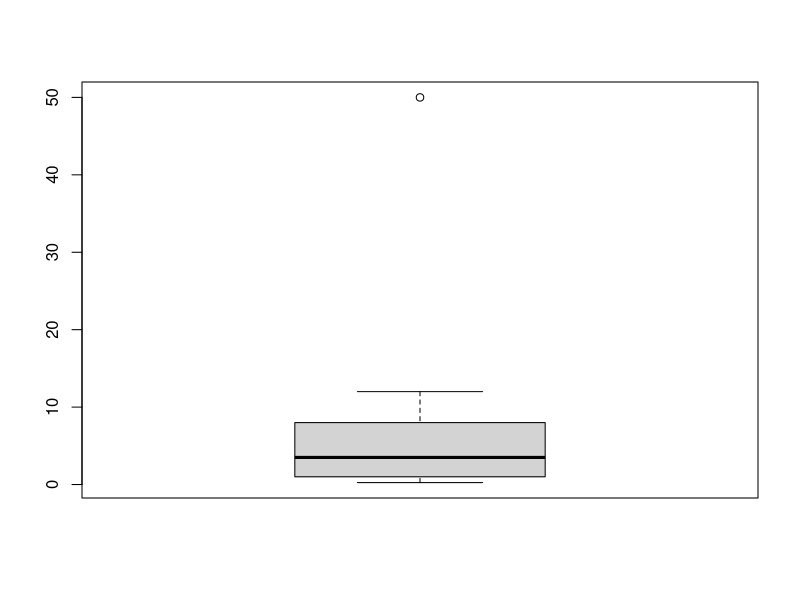
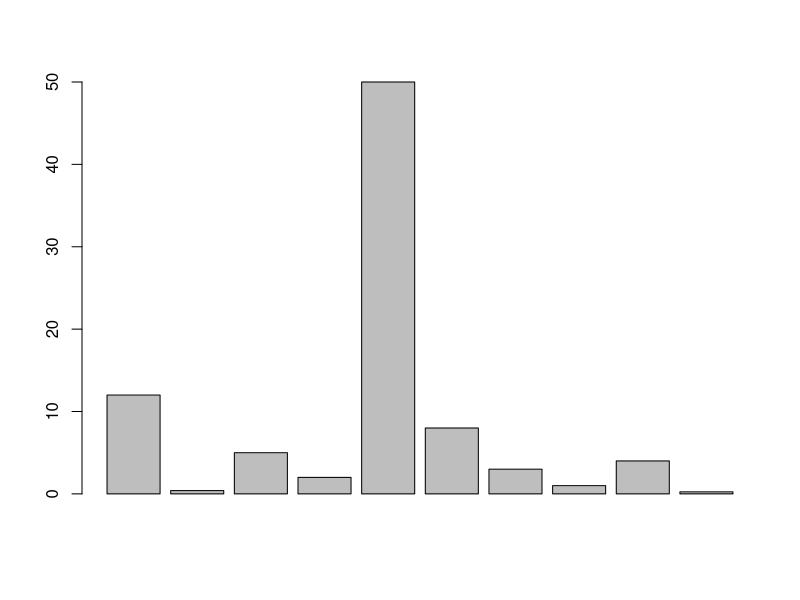
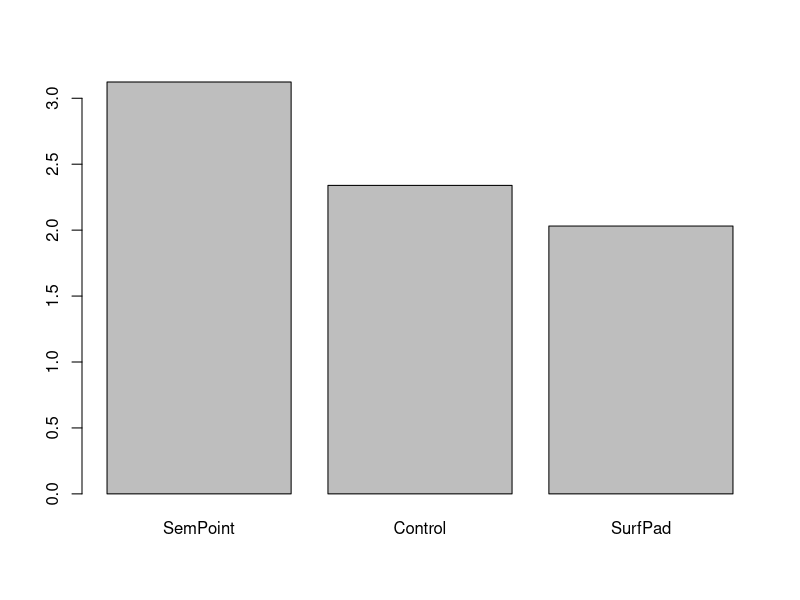
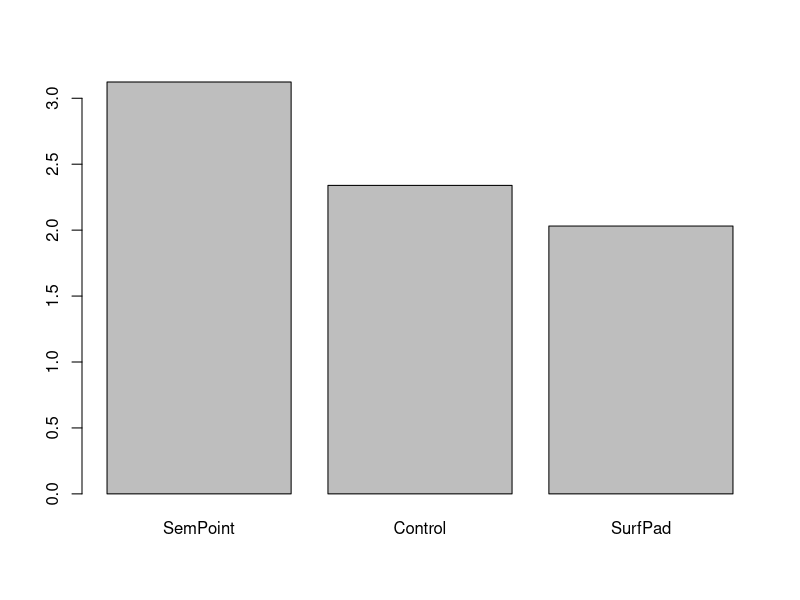
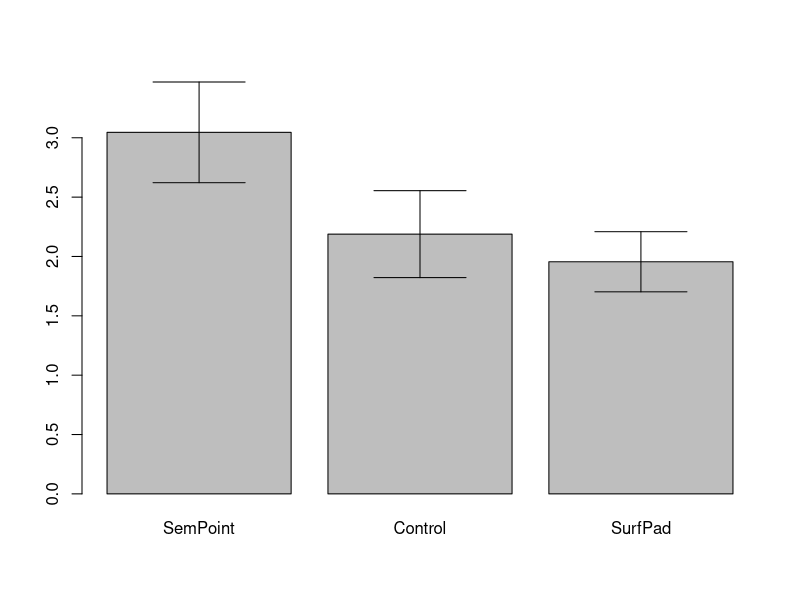

Generate these figures, in order, with R:
library("gplots")

v = c(12, .4, 5, 2, 50, 8, 3, 1, 4, .25) # data

#q1
percentile = quantile(v,0.90);

#q2
boxplot(v);
barplot(v);

data = read.table("./data.txt", header=TRUE, sep=",")
participant2SurfPad=subset(data,Participant==2 & Technique=="SurfPad")
TempsMoyen = mean(participant2SurfPad[,"Time"])

techniques=unique(data$Technique)



#q3
tempsMoyenTechnique = function(data, technique){
  vector = subset(data, Technique==technique)
  TempsMoyen = mean(vector[,"Time"])
  return(TempsMoyen)
}

#q4
TempsMoyensChaqueTech = sapply(techniques, tempsMoyenTechnique, data=data);

#q5
barplot(TempsMoyensChaqueTech, names=techniques);

#q6
tempsMoyenTechniqueSansErreur = function(data, technique){
  vector = subset(data, Technique == technique & Err == 0);
  TempsMoyen = mean(vector[,"Time"]);
  return(TempsMoyen);
}

TempsMoyensChaqueTechSE = sapply(techniques, tempsMoyenTechniqueSansErreur, data=data);

barplot(TempsMoyensChaqueTech, names=techniques);

#q7
calculIntervalleConf = function(sd, n){
  ci = 1.96 * (sd / sqrt(n))
  return(ci);
}

calculICTechnique = function (data, technique){
    temps = subset(data, Technique == technique)$Time;
    return(calculIntervalleConf(sd(temps), sqrt(length(temps))));
    
}

#q8

intervallesConf = sapply(techniques, calculICTechnique, data=data);
barplot2(TempsMoyensChaqueTechSE, names.arg=techniques, 
        plot.ci=TRUE, 
        ci.l=TempsMoyensChaqueTechSE-intervallesConf, 
        ci.u=TempsMoyensChaqueTechSE+intervallesConf);
